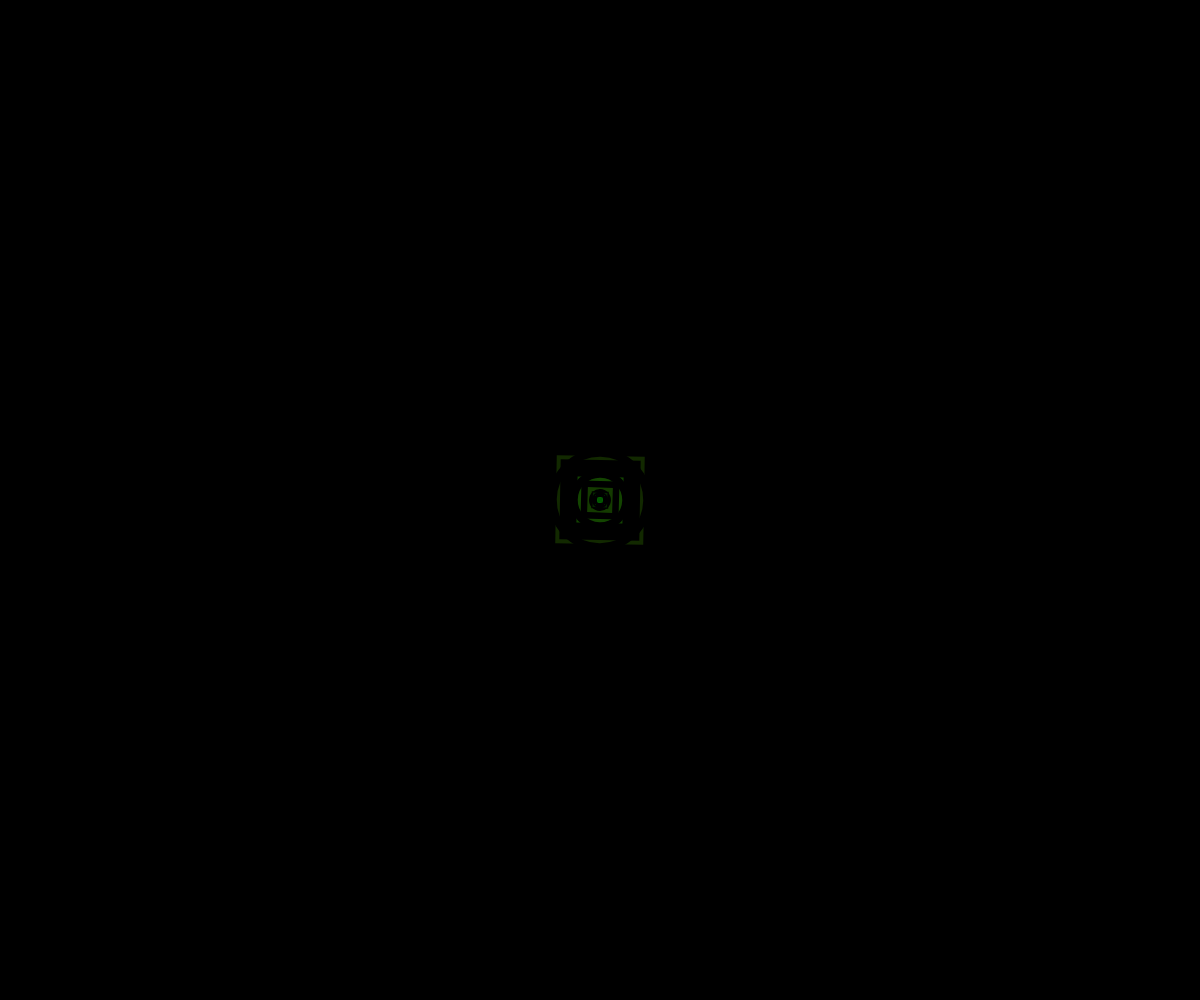
Frame 1 (no input)
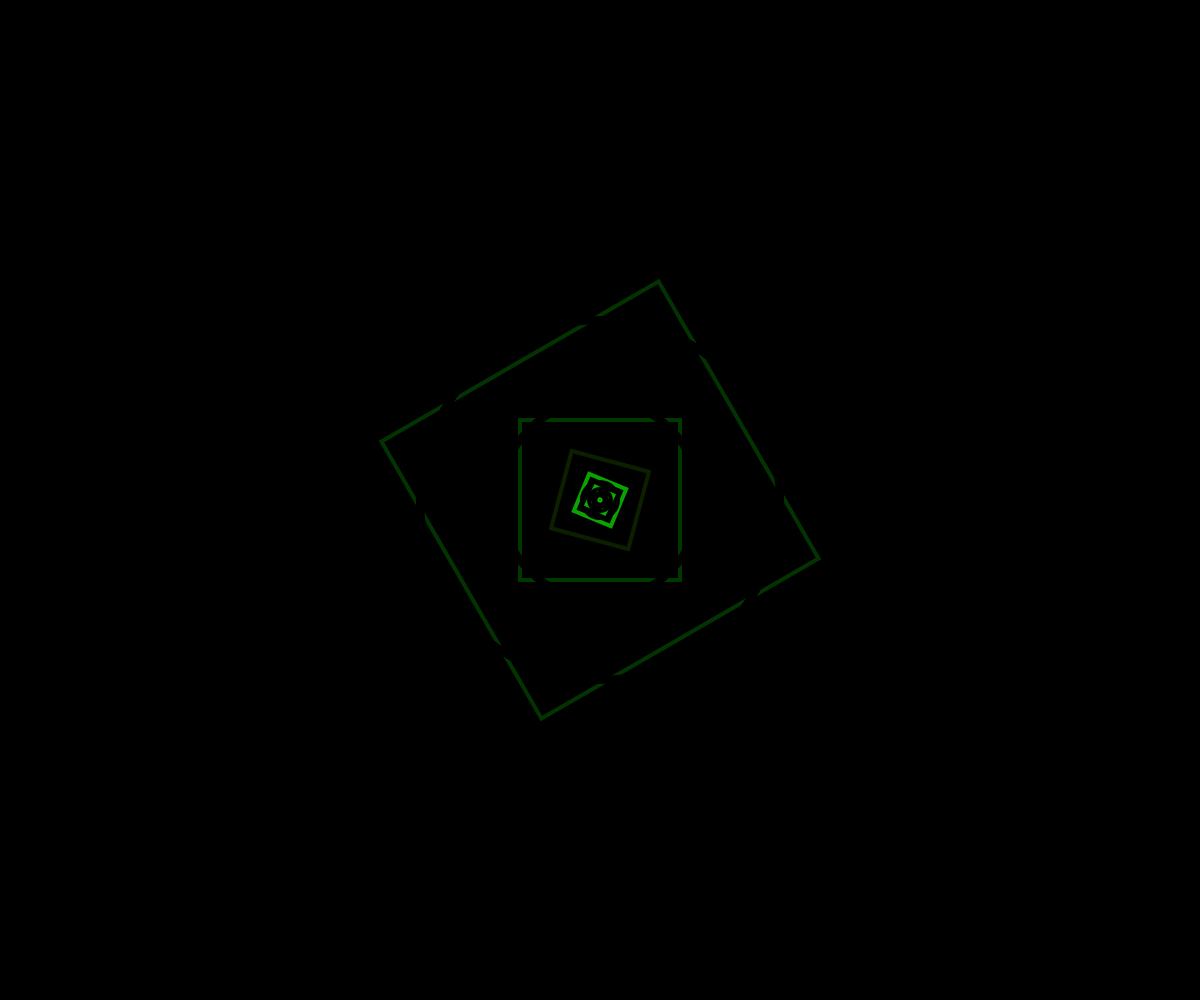
Frame 60 (no input)
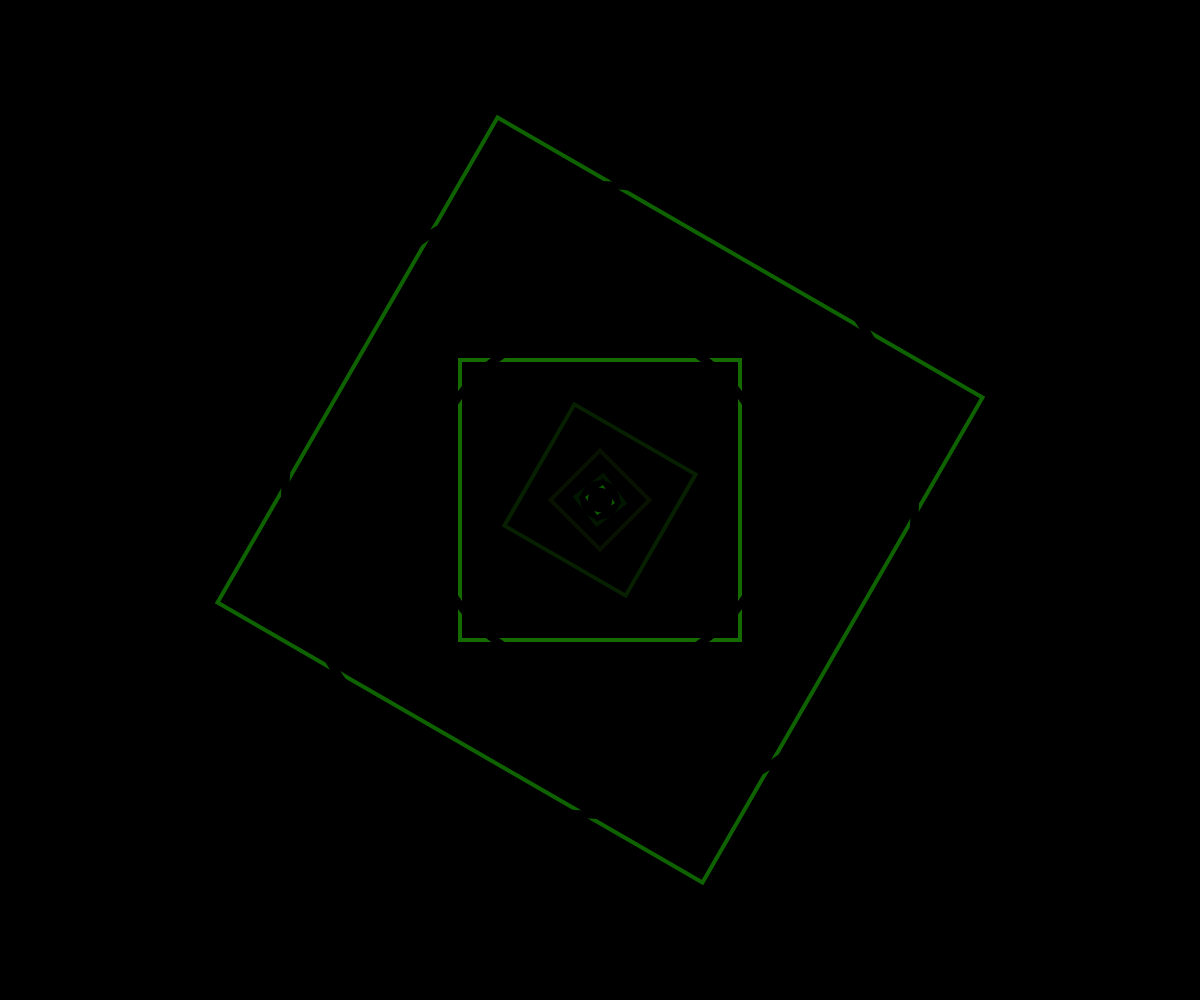
Frame 120 (the mouse pressed at the canvas centre since frame 60)

The p5.js sketch that drew these frames (run headless with seeded random() and noise() and a simulated clock; from frame 60 on, the mouse is pressed at the canvas centre):

// p5.js sketch
// ── sketch.js

let s = 20;
let reverse = false;
let w;
let h;

function setup() {
  createCanvas(windowWidth, windowHeight);
}

function draw() {
  background(0);
  stroke('white');
  noFill();
  drawGrid(1);
  //drawGrid(10);
  //drawGrid(600, 600,10);
  frameRate(50);
  if (s >= windowHeight/2){
    //reset();
    reverse = true;
  } else if (s <= 0) {
    reverse = false;
  }
}

function drawGrid(i) {
  w = windowWidth/2;
  h = windowHeight/2;
  s = !reverse ? s += i : s -= i;

  rectMode(CENTER);
  angleMode(DEGREES);

  translate(w,h);

  rotate(frameCount);
  strokeWeight(4);
  stroke(random(25), random(200), 0)
  rect(0, 0, s*4, s*4);
  stroke('black')
  strokeWeight(8);
  ellipse(0, 0, s*4.5);
  
  rotate(frameCount/2);
  stroke(random(25), random(200), 0)
  strokeWeight(4);
  rect(0, 0, s*2, s*2);
  stroke('black')
  strokeWeight(8);
  ellipse(0, 0, s*2.5);

  rotate(frameCount/4);
  stroke(random(25), random(200), 0)
  strokeWeight(4);
  rect(0, 0, s, s);
  stroke('black')
  strokeWeight(8);
  ellipse(0, 0, s/1.5);

  rotate(frameCount/8);
  stroke(random(25), random(200), 0)
  strokeWeight(4);
  rect(0, 0, s/2, s/2);
  stroke('black')
  strokeWeight(8);
  ellipse(0, 0, s/2.5);

  rotate(frameCount/16);
  stroke(random(25), random(200), 0)
  strokeWeight(4);
  rect(0, 0, s/4, s/4);
  stroke('black')
  strokeWeight(8);
  ellipse(0, 0, s/4.5);

  rotate(frameCount/32);
  stroke(random(25), random(200), 0)
  strokeWeight(4);
  rect(0, 0, s/8, s/8);
  stroke('black')
  strokeWeight(8);
  ellipse(0, 0, s/8.5);

  rotate(frameCount/64);
  stroke(random(25), random(200), 0)
  strokeWeight(4);
  rect(0, 0, s/16, s/16);
  stroke('black')
  strokeWeight(10);
  ellipse(0, 0, s/16.5);
}
